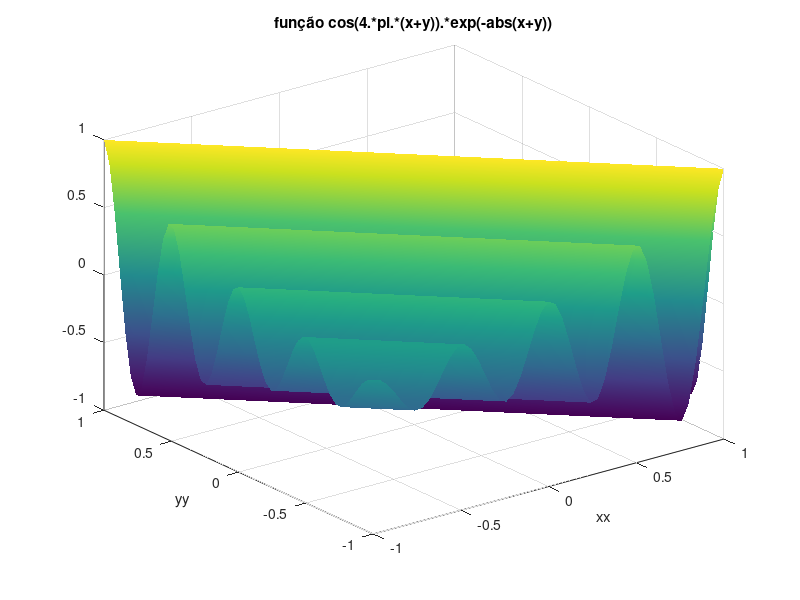

Source code (MATLAB):
x = linspace(-1, 1, 51);
y = linspace(-1, 1, 51);
[XX,YY] = meshgrid(x,y);

f = cos(4.*pi.*(XX+YY)).*exp(-abs(XX+YY));
surf(x,y,f) % sombreado interpolado
shading interp

title('função cos(4.*pi.*(x+y)).*exp(-abs(x+y))')
xlabel('xx')
ylabel('yy')
% legend('cos(4.*pi.*(x+y)).*exp(-abs(x+y))')

